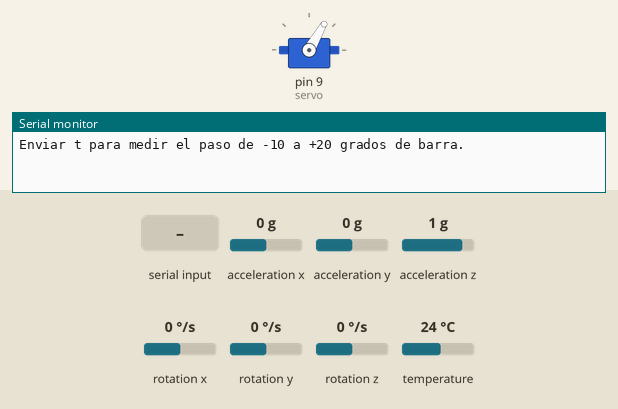
Recording of a sketch running on a simulated Arduino Uno, built with avr-gcc and run on an emulated ATmega328P. On the bench: servo, the last lines printed to the serial monitor. The test bench sets the inputs (shaded band); at power-on: acceleration x 0 g, acceleration y 0 g, acceleration z 1 g, rotation x 0 °/s, rotation y 0 °/s, rotation z 0 °/s, temperature 24 °C.

Above: at 1.2 s.
1.3 s: "t" received over Serial
At 1.7 s:
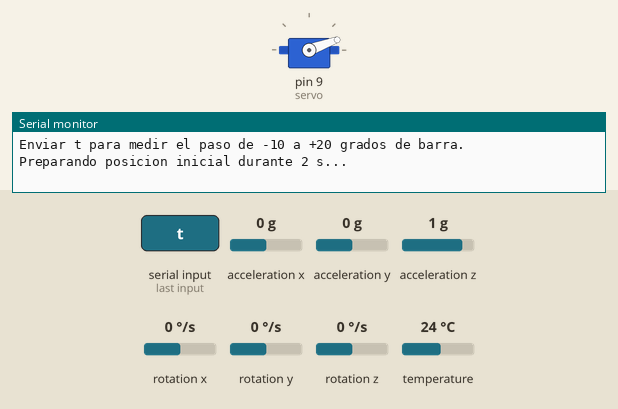
Timing chart, 0 to 4.3 s (numbered marks = the images above; inputs shaded):
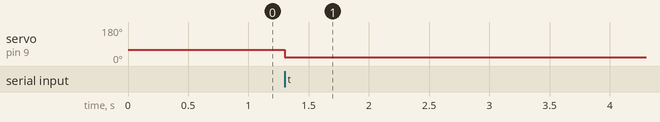

The sketch:

t_respuesta_servo.ino
```cpp
#include <Servo.h>
#include <Adafruit_MPU6050.h>
#include <Adafruit_Sensor.h>
#include <Wire.h>
#include <math.h>

Servo servo;
Adafruit_MPU6050 mpu;
const int PULSO_INICIAL_US = 664;  // Barra aproximadamente a -10 grados.
const int PULSO_FINAL_US = 1528;   // Barra aproximadamente a +20 grados.
const float ANGULO_INICIAL = -10.0f;
const float ANGULO_FINAL = 20.0f;
const float TOLERANCIA_DEG = 1.0f;
const unsigned long PERMANENCIA_US = 100000UL;
const unsigned long LIMITE_US = 3000000UL;
const unsigned long MUESTREO_US = 10000UL;  // 100 Hz.
const float ALFA = 0.92f;
float angulo;
unsigned long ultimaLecturaUs;

float anguloAccel(const sensors_event_t &a) {
  return atan2(a.acceleration.y, a.acceleration.z) * 180.0f / PI;
}

bool actualizarAngulo() {
  const unsigned long ahora = micros();
  const unsigned long dtUs = ahora - ultimaLecturaUs;
  if (dtUs < MUESTREO_US) return false;
  ultimaLecturaUs = ahora;
  sensors_event_t a, g, temp;
  mpu.getEvent(&a, &g, &temp);
  const float prediccion = angulo + g.gyro.x * 180.0f / PI * dtUs * 1.0e-6f;
  angulo = ALFA * prediccion + (1.0f - ALFA) * anguloAccel(a);
  return true;
}

void ensayar() {
  Serial.println(F("Preparando posicion inicial durante 2 s..."));
  servo.writeMicroseconds(PULSO_INICIAL_US);
  const unsigned long preparacion = micros();
  unsigned long inicioReposo = preparacion;
  bool enReposo = false;
  while (micros() - preparacion < 2000000UL) {
    if (!actualizarAngulo()) continue;
    if (fabs(angulo - ANGULO_INICIAL) <= TOLERANCIA_DEG) {
      if (!enReposo) inicioReposo = micros();
      enReposo = true;
    } else {
      enReposo = false;
    }
  }
  if (!enReposo || micros() - inicioReposo < PERMANENCIA_US) {
    Serial.println(F("Ensayo cancelado: no se alcanzo la posicion inicial."));
    Serial.println(F("Revisar referencia de la IMU y calibracion de los pulsos."));
    return;
  }

  Serial.println(F("tiempo_ms,angulo_barra_deg"));
  Serial.flush();
  bool dentro = false;
  bool confirmado = false;
  unsigned long entradaUs = 0;
  const unsigned long t0 = micros();
  servo.writeMicroseconds(PULSO_FINAL_US);
  while (micros() - t0 < LIMITE_US) {
    if (!actualizarAngulo()) continue;
    const unsigned long transcurrido = micros() - t0;
    Serial.print(transcurrido / 1000.0f, 1);
    Serial.print(',');
    Serial.println(angulo, 2);

    if (fabs(angulo - ANGULO_FINAL) <= TOLERANCIA_DEG) {
      if (!dentro) entradaUs = transcurrido;
      dentro = true;
      if (transcurrido - entradaUs >= PERMANENCIA_US) {
        confirmado = true;
        break;
      }
    } else {
      dentro = false;
    }
  }

  if (confirmado) {
    Serial.print(F("Tiempo de llegada (ms): "));
    Serial.println(entradaUs / 1000.0f, 1);
    Serial.println(F("Entrada a +/-1 grado, confirmada durante 100 ms."));
  } else {
    Serial.println(F("Sin llegada confirmada en 3000 ms."));
  }
  // Se mantiene la posicion final; el siguiente ensayo vuelve al inicio.
  Serial.println(F("Enviar t para repetir."));
}

void setup() {
  Serial.begin(115200);
  Wire.begin();
  if (!mpu.begin()) {
    Serial.println(F("ERROR: no se encontro la MPU6050."));
    while (true) delay(100);
  }
  Wire.setClock(400000);
  mpu.setAccelerometerRange(MPU6050_RANGE_8_G);
  mpu.setGyroRange(MPU6050_RANGE_500_DEG);
  mpu.setFilterBandwidth(MPU6050_BAND_44_HZ);
  sensors_event_t a, g, temp;
  mpu.getEvent(&a, &g, &temp);
  angulo = anguloAccel(a);
  ultimaLecturaUs = micros();
  servo.attach(9, 550, 1600);
  servo.writeMicroseconds(900);
  Serial.println(F("Enviar t para medir el paso de -10 a +20 grados de barra."));
  // El resultado incluye espera del pulso, mecanica y retardo de IMU/filtro.
  // Muestreo de 10 ms: los decimales impresos no implican esa precision.
  // La permanencia confirma llegada, no garantiza establecimiento posterior.
}

void loop() {
  actualizarAngulo();
  if (Serial.available() > 0 && Serial.read() == 't') ensayar();
}
```

Measured:
- after the input at 1.3 s, servo on pin 9 (servo): 60° → 20° at once
